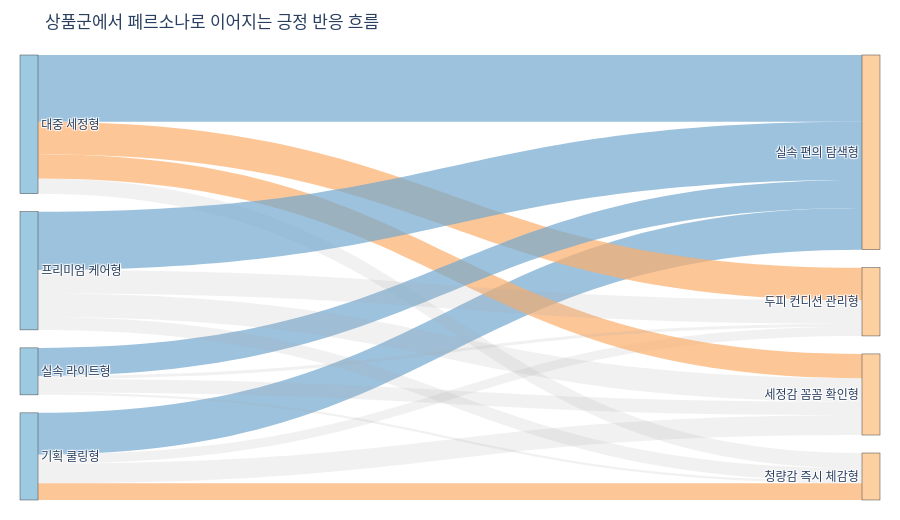

The notebook cell this image was saved under:
### Markdown cell above
#### 상품군에서 페르소나로 이어지는 긍정 반응 흐름

### Code cell
persona_product_flow = df.groupby(["상품군", "페르소나"], as_index=False).agg(
    리뷰수=("리뷰내용", "count"),
    긍정리뷰수=("긍정신호여부", "sum"),
    긍정비율=("긍정신호여부", "mean"),
)
persona_product_flow = persona_product_flow[persona_product_flow["긍정리뷰수"] > 0]

product_nodes = persona_product_flow["상품군"].drop_duplicates().tolist()
persona_nodes = persona_product_flow["페르소나"].drop_duplicates().tolist()
labels = product_nodes + persona_nodes
node_index = {name: idx for idx, name in enumerate(labels)}
persona_product_flow["상품군대표흐름"] = persona_product_flow["긍정리뷰수"] == persona_product_flow.groupby("상품군")["긍정리뷰수"].transform("max")
persona_product_flow["페르소나대표흐름"] = persona_product_flow["긍정리뷰수"] == persona_product_flow.groupby("페르소나")["긍정리뷰수"].transform("max")
persona_product_flow["대표구분"] = np.select(
    [persona_product_flow["상품군대표흐름"] & persona_product_flow["페르소나대표흐름"], persona_product_flow["상품군대표흐름"], persona_product_flow["페르소나대표흐름"]],
    ["상품군/페르소나 대표", "상품군 대표", "페르소나 대표"],
    default="기타 흐름",
)
link_colors = np.select(
    [persona_product_flow["상품군대표흐름"], persona_product_flow["페르소나대표흐름"]],
    ["rgba(116, 169, 207, 0.70)", "rgba(253, 174, 107, 0.70)"],
    default="rgba(170, 170, 170, 0.16)",
).tolist()

fig = go.Figure(go.Sankey(
    arrangement="snap",
    node=dict(
        label=labels,
        pad=18,
        thickness=18,
        color=["#9ecae1"] * len(product_nodes) + ["#fdd0a2"] * len(persona_nodes),
    ),
    link=dict(
        source=persona_product_flow["상품군"].map(node_index),
        target=persona_product_flow["페르소나"].map(node_index),
        value=persona_product_flow["긍정리뷰수"],
        color=link_colors,
        customdata=persona_product_flow[["리뷰수", "긍정비율", "대표구분"]],
        hovertemplate="긍정 리뷰 %{value}개<br>전체 리뷰 %{customdata[0]}개<br>긍정 비율 %{customdata[1]:.0%}<br>%{customdata[2]}<extra></extra>",
    )
))
fig.update_layout(
    title_text="상품군에서 페르소나로 이어지는 긍정 반응 흐름",
    font=dict(size=12, family="AppleGothic"),
    height=520,
    margin=dict(l=20, r=20, t=55, b=20),
)
fig.show()

### Figure 1 — Plotly figure (JSON) as saved in the notebook; plotly's stock layout.template omitted (floating-point values rounded to 4 significant figures)
{"data": [{"arrangement": "snap", "link": {"color": ["rgba(170, 170, 170, 0.16)", "rgba(170, 170, 170, 0.16)", "rgba(116, 169, 207, 0.70)", "rgba(253, 174, 107, 0.70)", "rgba(253, 174, 107, 0.70)", "rgba(253, 174, 107, 0.70)", "rgba(116, 169, 207, 0.70)", "rgba(170, 170, 170, 0.16)", "rgba(170, 170, 170, 0.16)", "rgba(170, 170, 170, 0.16)", "rgba(116, 169, 207, 0.70)", "rgba(170, 170, 170, 0.16)", "rgba(170, 170, 170, 0.16)", "rgba(170, 170, 170, 0.16)", "rgba(116, 169, 207, 0.70)", "rgba(170, 170, 170, 0.16)"], "customdata": [[16, 0.75, "기타 흐름"], [30, 0.8667, "기타 흐름"], [77, 0.7143, "상품군 대표"], [27, 0.8148, "페르소나 대표"], [46, 0.9348, "페르소나 대표"], [34, 0.9412, "페르소나 대표"], [108, 0.8148, "상품군/페르소나 대표"], [23, 0.8696, "기타 흐름"], [7, 0.5714, "기타 흐름"], [26, 0.6923, "기타 흐름"], [49, 0.7551, "상품군 대표"], [3, 1, "기타 흐름"], [34, 0.9118, "기타 흐름"], [35, 0.8857, "기타 흐름"], [112, 0.6875, "상품군 대표"], [17, 1, "기타 흐름"]], "hovertemplate": "긍정 리뷰 %{value}개<br>전체 리뷰 %{customdata[0]}개<br>긍정 비율 %{customdata[1]:.0%}<br>%{customdata[2]}<extra></extra>", "source": [0, 0, 0, 0, 1, 1, 1, 1, 2, 2, 2, 2, 3, 3, 3, 3], "target": [4, 5, 6, 7, 4, 5, 6, 7, 4, 5, 6, 7, 4, 5, 6, 7], "value": [12, 26, 55, 22, 43, 32, 88, 20, 4, 18, 37, 3, 31, 31, 77, 17]}, "node": {"color": ["#9ecae1", "#9ecae1", "#9ecae1", "#9ecae1", "#fdd0a2", "#fdd0a2", "#fdd0a2", "#fdd0a2"], "label": ["기획 쿨링형", "대중 세정형", "실속 라이트형", "프리미엄 케어형", "두피 컨디션 관리형", "세정감 꼼꼼 확인형", "실속 편의 탐색형", "청량감 즉시 체감형"], "pad": 18, "thickness": 18}, "type": "sankey"}], "layout": {"font": {"family": "AppleGothic", "size": 12}, "height": 520, "margin": {"b": 20, "l": 20, "r": 20, "t": 55}, "title": {"text": "상품군에서 페르소나로 이어지는 긍정 반응 흐름"}}}
